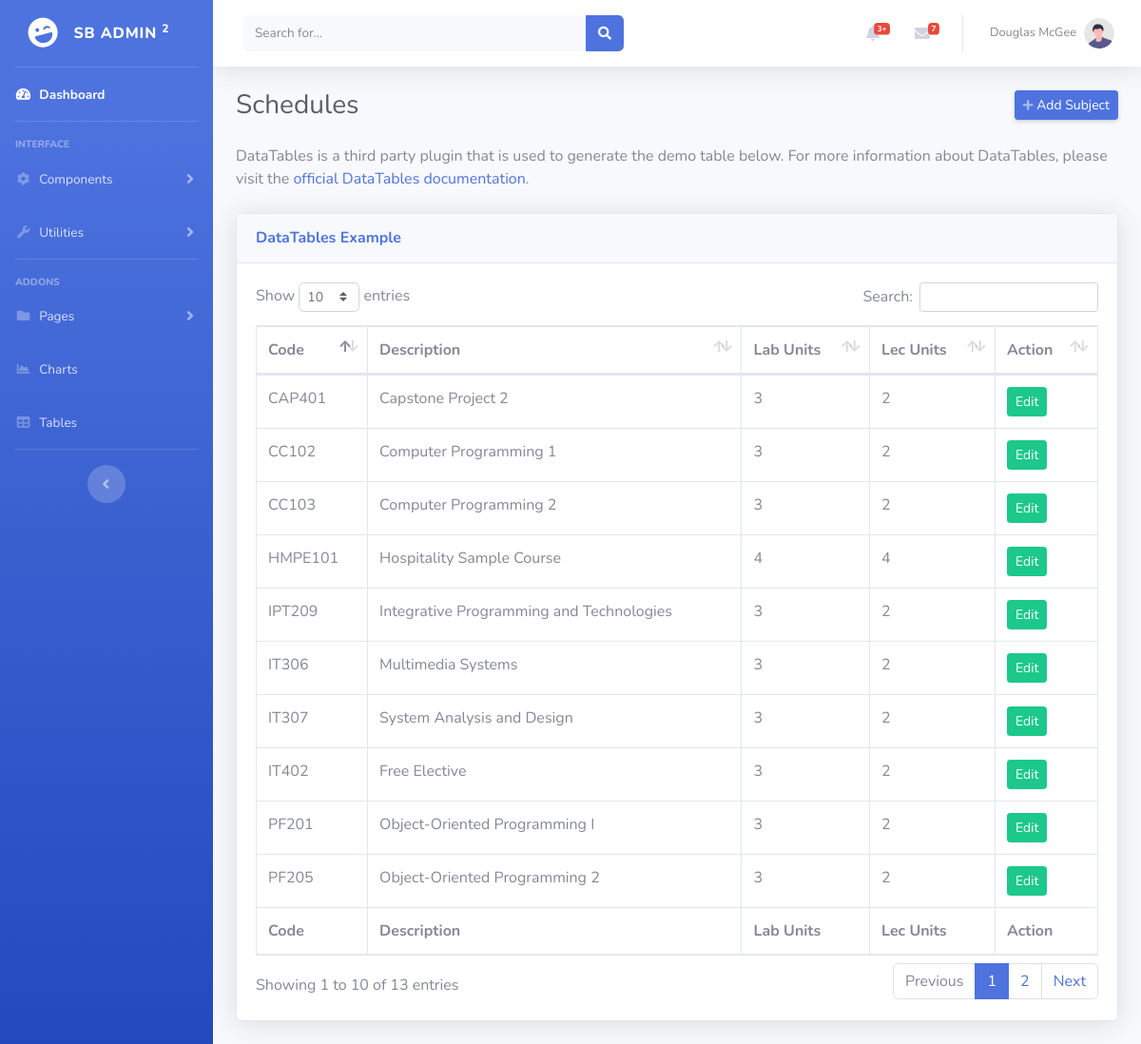
Page /admin/subject-table.php on the committed database.
### tables this page shows
CREATE TABLE `tbl_subject` (
  `sbj_id` int(10) NOT NULL,
  `sbj_code` varchar(20) NOT NULL,
  `sbj_desc` varchar(300) NOT NULL,
  `lab_units` int(10) NOT NULL,
  `lec_units` int(10) NOT NULL
);

### admin/subject-table.php (the view, shortened to what this page needs)
<?php
include_once '../templates/header.php';
?>
                <div class="container-fluid">
                <div class="d-sm-flex align-items-center justify-content-between mb-4">
                        <h1 class="h3 mb-0 text-gray-800">Schedules</h1>
                        <a href="add-subject.php" class="d-none d-sm-inline-block btn btn-sm btn-primary shadow-sm"><i
                                class="fas fa-plus fa-sm text-white-50"></i> Add Subject</a>
                    </div>
                    <p class="mb-4">DataTables is a third party plugin that is used to generate the demo table below.
                        For more information about DataTables, please visit the <a target="_blank"
                            href="https://datatables.net">official DataTables documentation</a>.</p>
                    <div class="card shadow mb-4">
                        <div class="card-header py-3">
                            <h6 class="m-0 font-weight-bold text-primary">DataTables Example</h6>
                        </div>
                        <div class="card-body">
                            <div class="table-responsive">
                                <table class="table table-bordered" id="dataTable" width="100%" cellspacing="0">
                                    <thead>
                                        <tr>
                                        <th>Code</th>
                                        <th>Description</th>
                                        <th>Lab Units</th>
                                        <th>Lec Units</th>
                                        <th>Action</th>
                                        </tr>
                                    </thead>
                                    <tfoot>
                                        <tr>
                                        <th>Code</th>
                                        <th>Description</th>
                                        <th>Lab Units</th>
                                        <th>Lec Units</th>
                                        <th>Action</th>
                                        </tr>
                                    </tfoot>
                                    <tbody>
                                    <?php
                                        $database = new Connection();
                                        $db = $database->open();
                                        try{
                                            $sql = 'SELECT * FROM tbl_subject ORDER BY sbj_code ASC';
                                            foreach ($db->query($sql) as $row) {
                                            ?>
                                                <tr>
                                                    <td><?php echo $row["sbj_code"]?></td>
                                                    <td><?php echo $row["sbj_desc"]?></td>
                                                    <td><?php echo $row["lab_units"]?></td>
                                                    <td><?php echo $row["lec_units"]?></td>
                                                    <td>
                                                    <a href="#edit_<?php echo $row['sbj_id']; ?>" class="btn btn-success btn-sm" data-toggle="modal"><span class="glyphicon glyphicon-edit"></span> Edit</a>
                                                    </td>
                                                </tr>
                                                <?php
                                            }
                                        }
                                        catch(PDOException $e){
                                            echo "There is some problem in connection: " . $e->getMessage();
                                        }
                                    ?>
                                    </tbody>
                                </table>
                            </div>
                        </div>
                    </div>
                </div>
<?php
include_once '../templates/footer.php';
?>

### rows in the picture
tbl_subject: sbj_code "CAP401", sbj_desc "Capstone Project 2", lab_units "3", lec_units "2"
tbl_subject: sbj_code "CC102", sbj_desc "Computer Programming 1", lab_units "3", lec_units "2"
tbl_subject: sbj_code "CC103", sbj_desc "Computer Programming 2", lab_units "3", lec_units "2"
tbl_subject: sbj_code "HMPE101", sbj_desc "Hospitality Sample Course", lab_units "4", lec_units "4"
tbl_subject: sbj_code "IPT209", sbj_desc "Integrative Programming and Technologies", lab_units "3", lec_units "2"
tbl_subject: sbj_code "IT306", sbj_desc "Multimedia Systems", lab_units "3", lec_units "2"
tbl_subject: sbj_code "IT307", sbj_desc "System Analysis and Design", lab_units "3", lec_units "2"
tbl_subject: sbj_code "IT402", sbj_desc "Free Elective", lab_units "3", lec_units "2"
tbl_subject: sbj_code "PF201", sbj_desc "Object-Oriented Programming I", lab_units "3", lec_units "2"
tbl_subject: sbj_code "PF205", sbj_desc "Object-Oriented Programming 2", lab_units "3", lec_units "2"
